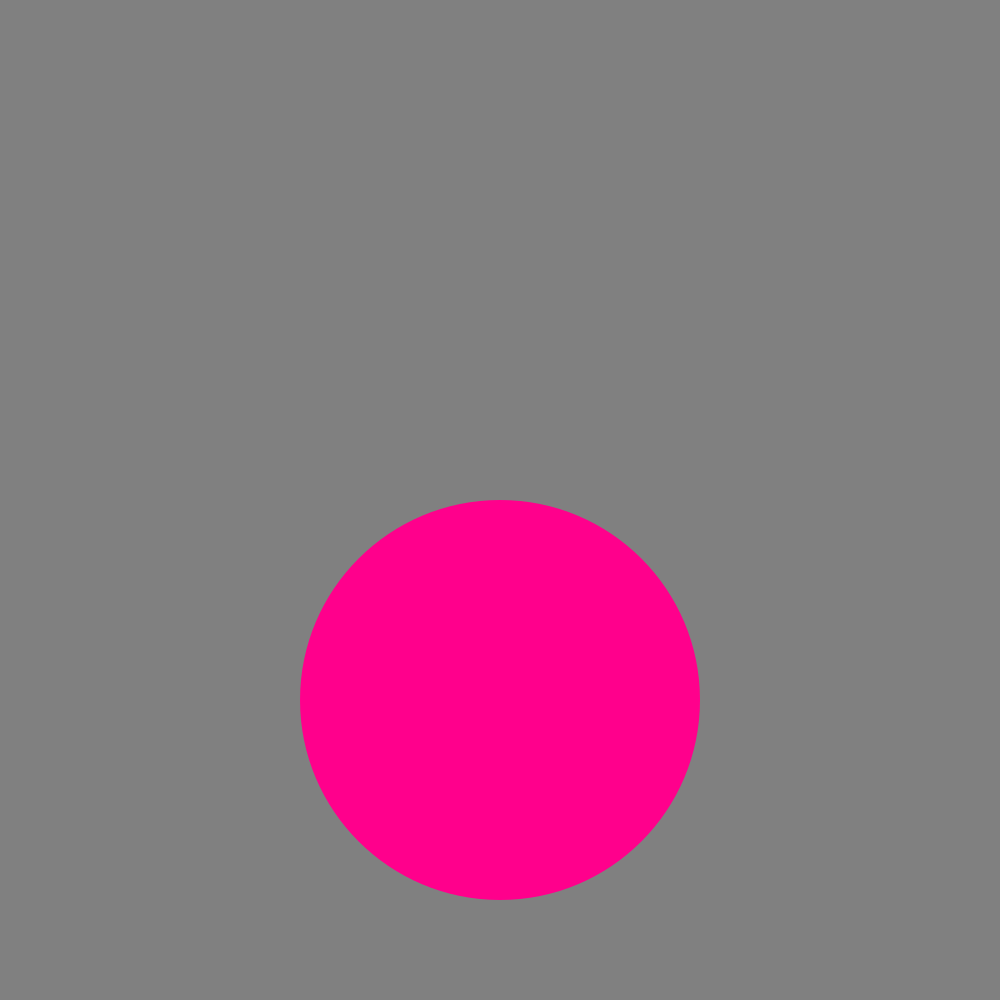

Here is the Python script that generated this plot:
import cairo, math

surface = cairo.ImageSurface(cairo.FORMAT_RGB24, 1000, 1000)
ctx = cairo.Context(surface)
ctx.set_source_rgb(0.5,0.5,0.5)
ctx.paint()

ctx.arc(500,700, 200, 0, 2*math.pi)
ctx.set_source_rgb(1,0,0.55)
ctx.fill()

A = [1,2,3,4]
B = A
B.append(100 )
print(A)
surface.write_to_png('computer_color.png')
